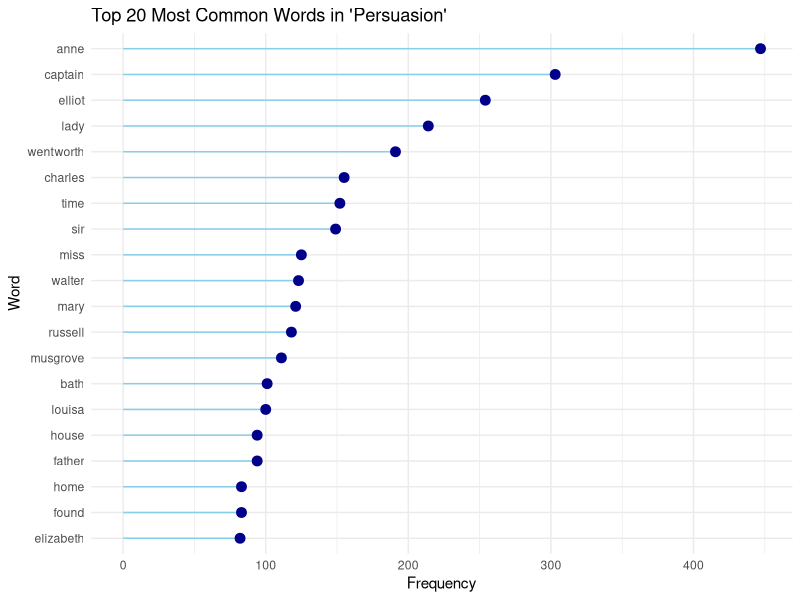

Source code (R):
## ---- chunk 1
knitr::opts_chunk$set(echo = TRUE)
## ---- chunk 2

# install.packages("janeaustenr")
# install.packages("stringi")
# install.packages("stringi", dependencies = TRUE, type = "source")

## ---- chunk 3

library(janeaustenr)
library(stringi)
library(tidytext)
library(stringr)
library(tidytext)
library(dplyr)
library(ggplot2)

## ---- chunk 4

text <- austen_books() %>%
  filter(book == "Persuasion")
head(text)

## ---- chunk 5

words <- text %>%
   unnest_tokens(word, text)
words

## ---- chunk 6

data("stop_words")
filtered_words <- words %>%
  anti_join(stop_words, by = "word")
filtered_words

## ---- chunk 7

word_counts <- filtered_words %>%
  count(word, sort = TRUE)
word_counts

## ---- chunk 8

# Assuming 'word_counts' is a data frame with 'word' and 'n' columns
top_words <- head(word_counts, 20)

# Create a lollipop plot
library(ggplot2)

ggplot(top_words, aes(x = reorder(word, n), y = n)) +
  geom_segment(aes(x = word, xend = word, y = 0, yend = n), color = "skyblue") +
  geom_point(color = "darkblue", size = 3) +
  labs(title = "Top 20 Most Common Words in 'Persuasion'",
       x = "Word",
       y = "Frequency") +
  theme_minimal() +
  coord_flip()

## ---- chunk 9

#' Converting to Custom Pig Latin
#'
#' This function converts English words to my version of Pig Latin.
#' The rearrangement involves moving the first letter of the word to the end, #' and the last letter of the word to the beginning and adding "bla" to the
#' end.
#'
#' @param word A character string representing a single English word.
#' @return A character string of the word converted to custom Pig Latin.
#' @examples
#' custom_pig_latin("flower")
#' custom_pig_latin("summer")
#' custom_pig_latin("happy")
#' @export
custom_pig_latin <- function(word) {
  # Validating the input
  if (!is.character(word) || length(word) != 1) {
    stop("Input must be a single word (character string).")
  }

  if (nchar(word) == 0) {
    return("bla")
  }

  # Checking if word starts with a vowel
  if (tolower(substr(word, 1, 1)) %in% c('a', 'e', 'i', 'o', 'u')) {
    # Moving the last letter to the start and add "bla"
    return(paste0(substr(word, nchar(word), nchar(word)), substr(word, 1, nchar(word) - 1), "bla"))
  } else {
    # Moving the first letter to the end, then the last to the start, and add "bla"
    return(paste0(substr(word, nchar(word), nchar(word)), substr(word, 2, nchar(word) - 1), substr(word, 1, 1), "bla"))
  }
}

## ---- chunk 10
custom_pig_latin("flower") # "rlowefbla"
custom_pig_latin("summer") # "rummesbla"
custom_pig_latin("happy") # "yapphbla"
## ---- chunk 11

library(testthat)

## ---- chunk 12
# Begining test cases
test_that("Custom Pig Latin Conversion Works Correctly", {
  expect_equal(custom_pig_latin("flower"), "rlowefbla")
  expect_equal(custom_pig_latin("summer"), "rummesbla")
  expect_equal(custom_pig_latin("happy"), "yapphbla")
})

test_that("Handles Non-Standard Input", {
  expect_error(custom_pig_latin(123))
  expect_error(custom_pig_latin(TRUE))
  expect_error(custom_pig_latin(NULL))
})

test_that("Handles Empty and Single Character Strings", {
  expect_equal(custom_pig_latin(""), "bla")
  expect_equal(custom_pig_latin("a"), "abla")
})
